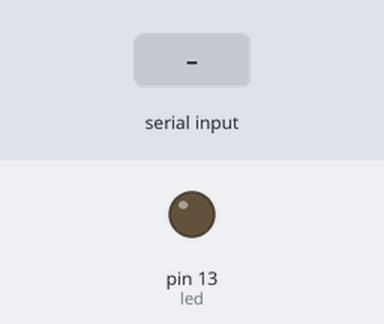
Bench run of a sketch on a simulated Arduino Uno, built with avr-gcc and run on an emulated ATmega328P. On the bench: output pins drawn as LEDs (lit = HIGH). Inputs (shaded band) come from the test bench.

Above: at 1.2 s.
1.3 s: "30,150\n" received over Serial
At 1.8 s:
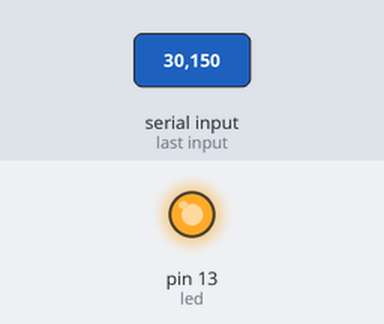
2.8 s: "90,45\n" received over Serial
At 4.0 s:
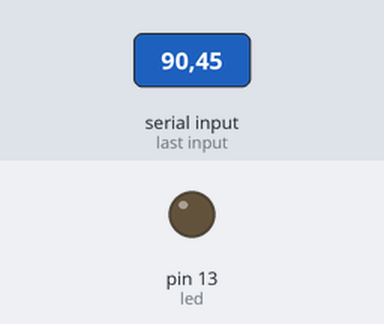
4.3 s: "200\n" received over Serial
At 5.2 s:
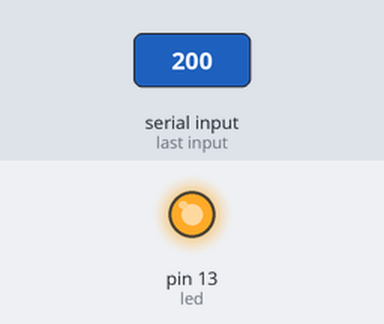
Timing chart, 0 to 7.3 s (numbered marks = the images above; inputs shaded):
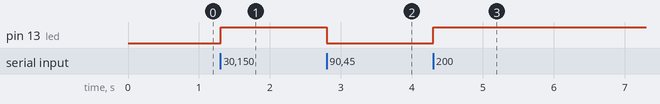

Measured:
- after the input at 1.3 s, pin 13 (led): LOW → HIGH at once
- after the input at 2.8 s, pin 13 (led): HIGH → LOW at once
- after the input at 4.3 s, pin 13 (led): LOW → HIGH at once

The sketch:

SerialCmd2.ino
```cpp
// pins for the LEDs:
const int led = 13;

int new_bright = 0;

void setup() {
  // initialize serial:
  Serial.begin(9600);
  // make the pins outputs:
  pinMode(led, OUTPUT);
}

void loop() {

  if(read_led_state())
    analogWrite(led, new_bright);

}

int read_led_state()
{
  int success = 0;
  int tmp = 1;

  if(Serial.available())
  {
    tmp = Serial.parseInt();

    if(tmp)
    {
       new_bright = tmp;
       success = 1;
    }

    while(Serial.available())
      tmp = Serial.read();
  }

  return success;
}
```
